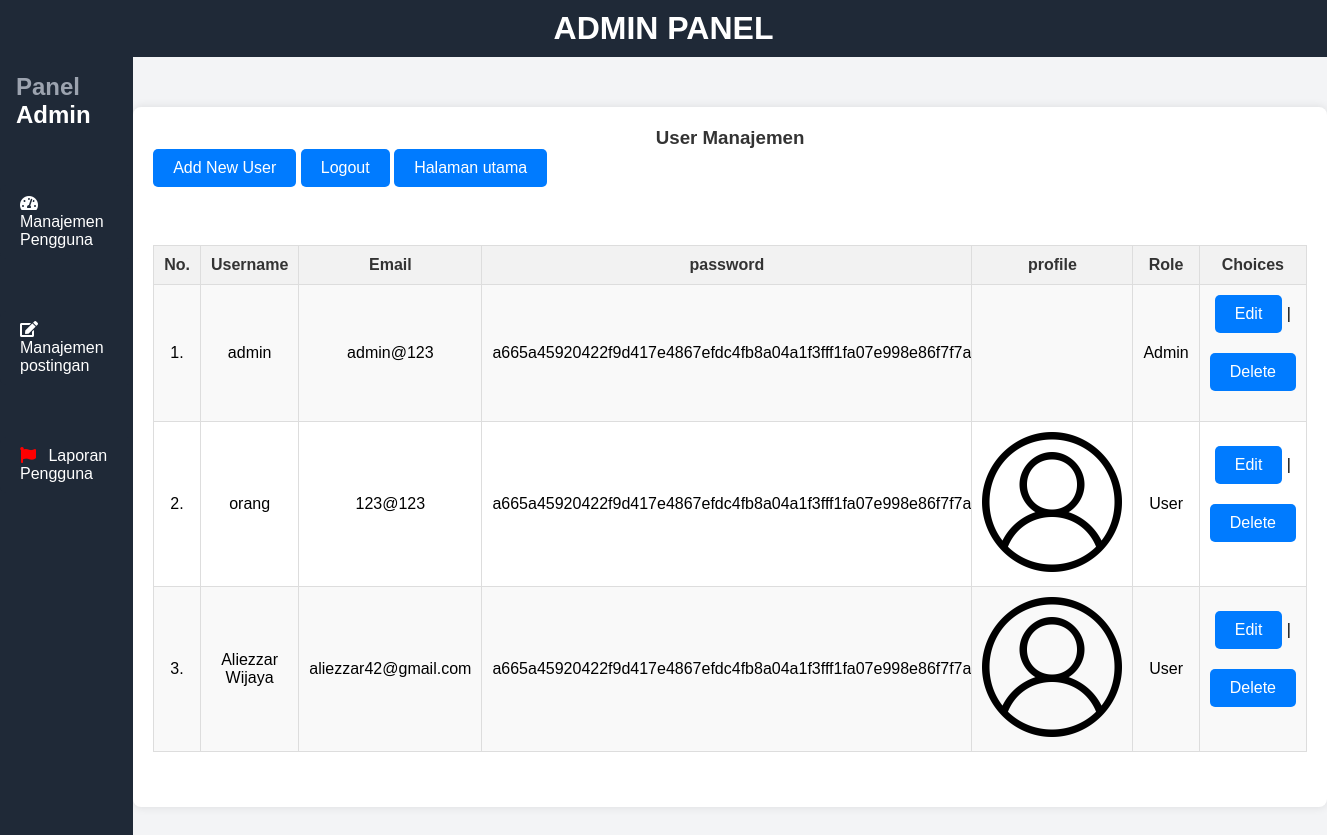
/admin/index.php (signed in), run on an earlier commit of the app's database.
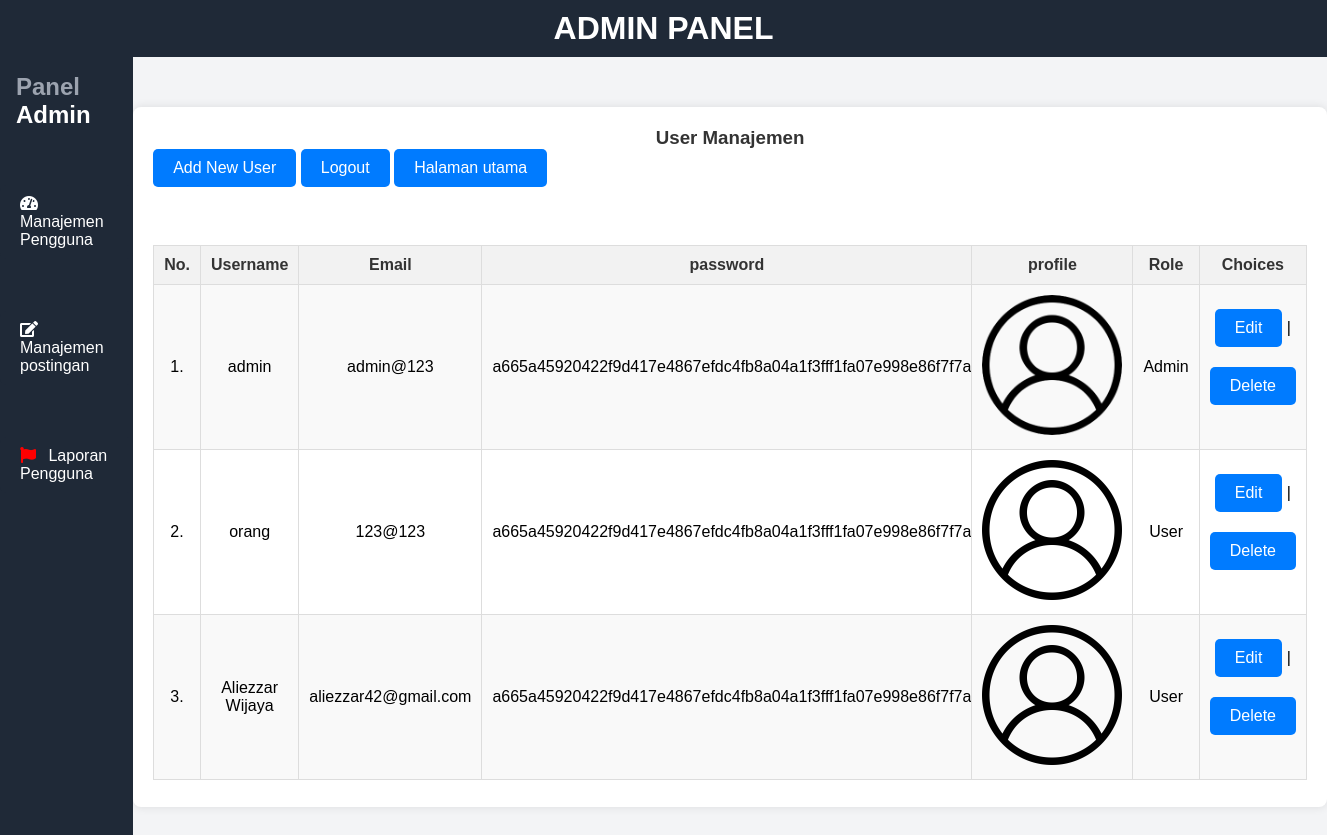
And on a later commit of the database.
### tables this page shows
CREATE TABLE `users` (
  `UserID` int(11) NOT NULL,
  `username` varchar(50) DEFAULT NULL,
  `password` varchar(100) DEFAULT NULL,
  `email` varchar(50) DEFAULT NULL,
  `profile_picture` varchar(1024) DEFAULT 'default.png',
  `jenis_kelamin` varchar(16) DEFAULT NULL,
  `role` tinyint(1) DEFAULT 0,
  `created_at` datetime DEFAULT curtime()
);

### admin/index.php (the view, shortened to what this page needs)
<?php
include_once("../components/connection.php");
$no = 0;
$query = 'SELECT * FROM users ORDER BY UserID ASC';
$result = $mysqli->query($query);
?>
<!DOCTYPE html>
<html lang="en">
<head>
    <link rel="stylesheet" href="https://cdnjs.cloudflare.com/ajax/libs/font-awesome/5.15.3/css/all.min.css">
    <link rel="stylesheet" href="https://cdn.jsdelivr.net/npm/sweetalert2@11.17.2/dist/sweetalert2.min.css">
</head>
<body style="background-color: #f3f4f6;">
    <?php include_once 'components/header.php'; ?>
    <section style="display: flex;">
        <?php include_once 'components/sidebar.php'; ?>
        <section class="admin">
            <h1>User Manajemen</h1>
            <a href="add.php">Add New User</a>
            <a href="logout.php">Logout</a>
            <a href="../index.php">Halaman utama</a>
             <br> <br>
            <table width='80%' border=1>
                <tr>
                    <th>
                        <center>No.</center>
                    </th>
                    <th>Username</th>
                    <th>Email</th>
                    <th>password</th>
                    <th>profile</th>
                    <th>Role</th>
                    <th>Choices</th>
                </tr>
                <?php
                while ($row = $result->fetch_assoc()) { ?>
                    <tr>
                        <td> <?php echo ++$no . "."; ?> </td>
                        <td> <?php echo $row['username']; ?> </td>
                        <td> <?php echo $row['email']; ?> </td>
                        <td> <?php echo $row['password']; ?> </td>
                        <td>
                            <img src="../img/profile/<?= $row['profile_picture']; ?>" width="140px" alt="">
                        </td>
                        <td>
                            <?php
                            if ($row['role'] == 0) {
                                echo "User";
                            } elseif ($row['role'] == 1) {
                                echo "Admin";
                            } else {
                                echo "Unknown";
                            }
                            ?>
                        </td>
                        <td>
                            <a href='edit.php?id=<?php echo $row["UserID"]; ?>'>Edit</a> |
                            <a onclick="deleteNotif('<?= $row['UserID']; ?>')" style="cursor: pointer;">Delete</a>
                        </td>
                    </tr>
                <?php }
                ?>
        </section>
    </section>
</body>
</html>

What changed in the data, as far as the page shows it:
changed users "admin": profile_picture: picture added
